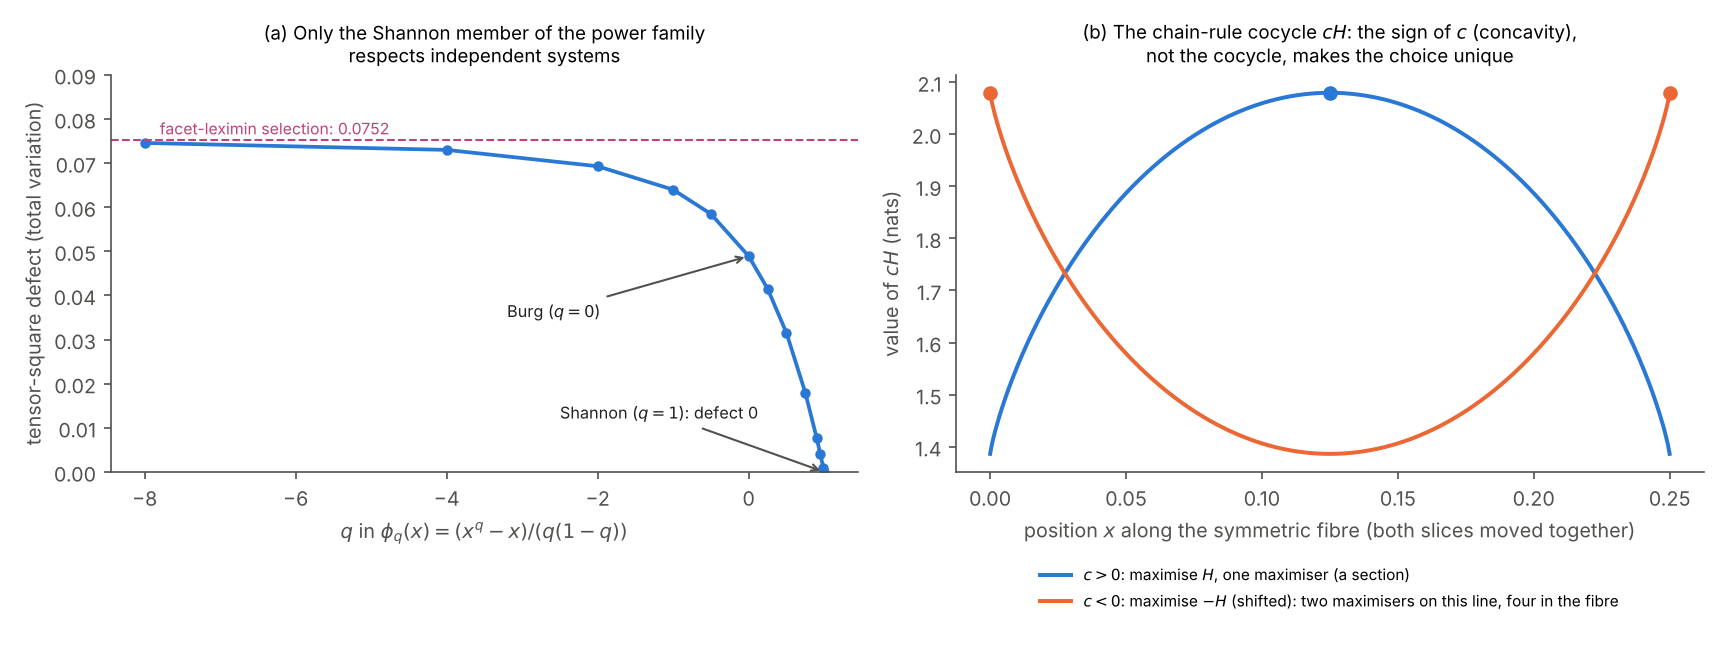

The script that saved this image:
"""Figure for the remark 'three layers' (section 12.15) of the companion note (module pce/margsec.py).
  fig_sections.pdf  (a) the tensor-square defect of the power-family section phi_q, zero only at Shannon (q = 1); (b) the chain-rule cocycle
                    c H on a symmetric fibre: c > 0 has one maximiser (a section), c < 0 has two (no section)"""
import os, sys
from fractions import Fraction as Fr
import numpy as np, mpmath as mp
import matplotlib; matplotlib.use("Agg")
import matplotlib.pyplot as plt
HERE = os.path.dirname(os.path.abspath(__file__)); sys.path.insert(0, os.path.join(HERE, "..", "engine"))
from pce import margsec as G
from pce import selnat as N
BLUE, ORANGE, AQUA, VIOLET, ROSE, INK, INK2, GREY = "#2a78d6", "#eb6834", "#1baf7a", "#6250d6", "#c2417a", "#22211f", "#52514e", "#9a9a9a"
plt.rcParams.update({"font.size": 9.5, "axes.spines.top": False, "axes.spines.right": False, "axes.edgecolor": INK2,
                     "xtick.color": INK2, "ytick.color": INK2, "axes.labelcolor": INK2})
gq = N.cpl(Fr(1, 4), Fr(1, 2), Fr(1, 5)); dq = N.cpl(Fr(1, 2), Fr(3, 5), Fr(1, 5)); gu, du = N.umbrella()
def tdefect(q):
    c1, s1 = G.chain_power_section([gu, du], q); c2, s2 = G.chain_power_section([gq, dq], q); cp, sp = G.chain_power_section([N.kron(gu, gq), N.kron(du, dq)], q)
    prod = {}
    for a1, v1 in zip(c1, s1):
        for a2, v2 in zip(c2, s2): prod[tuple(2 * a + b for a, b in zip(a1, a2))] = v1 * v2
    return float(mp.fsum(abs(v - prod[c]) for c, v in zip(cp, sp)) / 2)
QS = [1, Fr(99, 100), Fr(19, 20), Fr(9, 10), Fr(3, 4), Fr(1, 2), Fr(1, 4), 0, Fr(-1, 2), -1, -2, -4, -8]
DEF = [tdefect(q) for q in QS]
fig, ax = plt.subplots(1, 2, figsize=(11.5, 4.4))
a = ax[0]; a.plot([float(q) for q in QS], DEF, "o-", color=BLUE, lw=1.8, ms=4)
a.axhline(0.0752, color=ROSE, ls="--", lw=1); a.text(-7.8, 0.0765, "facet-leximin selection: 0.0752", fontsize=7.6, color=ROSE)
a.annotate("Shannon ($q=1$): defect 0", (1, 0), (-2.5, 0.012), fontsize=7.8, color=INK, arrowprops=dict(arrowstyle="->", color=INK2))
a.annotate("Burg ($q=0$)", (0, DEF[QS.index(0)]), (-3.2, 0.035), fontsize=7.8, color=INK, arrowprops=dict(arrowstyle="->", color=INK2))
a.set_xlabel("$q$ in $\\phi_q(x)=(x^q-x)/(q(1-q))$"); a.set_ylabel("tensor-square defect (total variation)"); a.set_ylim(0, 0.09)
a.set_title("(a) Only the Shannon member of the power family\nrespects independent systems", fontsize=9)
b = ax[1]; xs = np.linspace(1e-6, 0.25 - 1e-6, 400)
def H(x): v = np.array([x, 0.25 - x, 0.25 - x, x] * 2); return -(v * np.log(v)).sum()
Hs = np.array([H(x) for x in xs])
b.plot(xs, Hs, color=BLUE, lw=1.9, label="$c>0$: maximise $H$, one maximiser (a section)")
b.plot(xs, -Hs + Hs.max() + Hs.min(), color=ORANGE, lw=1.9, label="$c<0$: maximise $-H$ (shifted): two maximisers on this line, four in the fibre")
b.plot(0.125, Hs.max(), "o", color=BLUE, ms=6); b.plot([xs[0], xs[-1]], [Hs.max(), Hs.max()], "o", color=ORANGE, ms=6)
b.set_xlabel("position $x$ along the symmetric fibre (both slices moved together)"); b.set_ylabel("value of $cH$ (nats)")
b.legend(frameon=False, fontsize=7.4, loc="upper center", bbox_to_anchor=(0.5, -0.2))
b.set_title("(b) The chain-rule cocycle $cH$: the sign of $c$ (concavity),\nnot the cocycle, makes the choice unique", fontsize=9)
fig.tight_layout(); fig.savefig(os.path.join(HERE, "fig_sections.pdf")); fig.savefig(os.path.join(HERE, "fig_sections.png"), dpi=150); plt.close(fig); print("ok", DEF)
